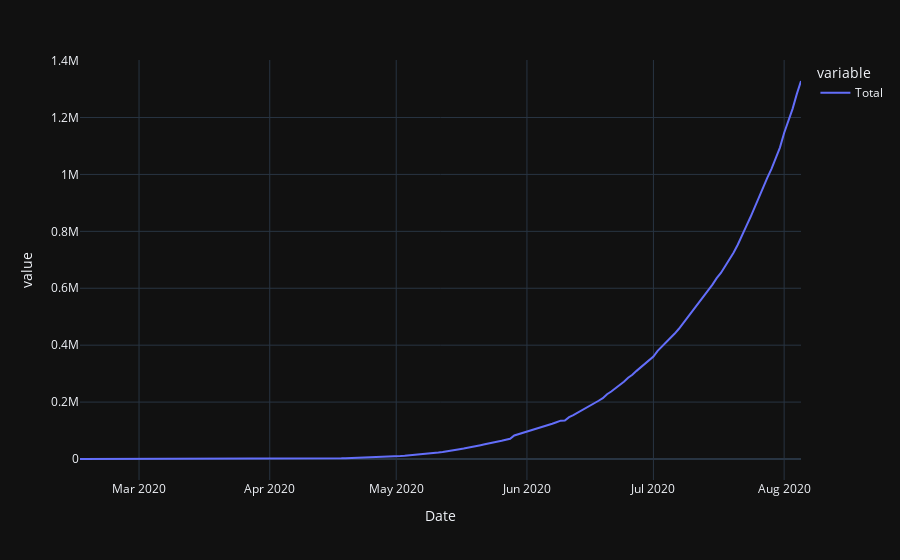

The notebook cell this image was saved under:
### Markdown cell above
## Recovery

### Code cell
data=create_data_frame('Recovery')
plot_data_frame()

### Figure 1 — Plotly figure (JSON) as saved in the notebook; plotly's stock layout.template omitted (floating-point values rounded to 4 significant figures; data arrays with more than 128 entries replaced by an {"elided": "..."} marker saying what was removed)
{"data": [{"hovertemplate": "variable=Total<br>Date=%{x}<br>value=%{y}<extra></extra>", "legendgroup": "Total", "line": {"color": "#636efa", "dash": "solid"}, "mode": "lines", "name": "Total", "orientation": "v", "showlegend": true, "type": "scatter", "x": {"elided": "172 str values"}, "xaxis": "x", "y": {"elided": "172 int values"}, "yaxis": "y"}], "layout": {"legend": {"title": {"text": "variable"}, "tracegroupgap": 0}, "margin": {"t": 60}, "xaxis": {"anchor": "y", "domain": [0, 1], "title": {"text": "Date"}}, "yaxis": {"anchor": "x", "domain": [0, 1], "title": {"text": "value"}}}}
